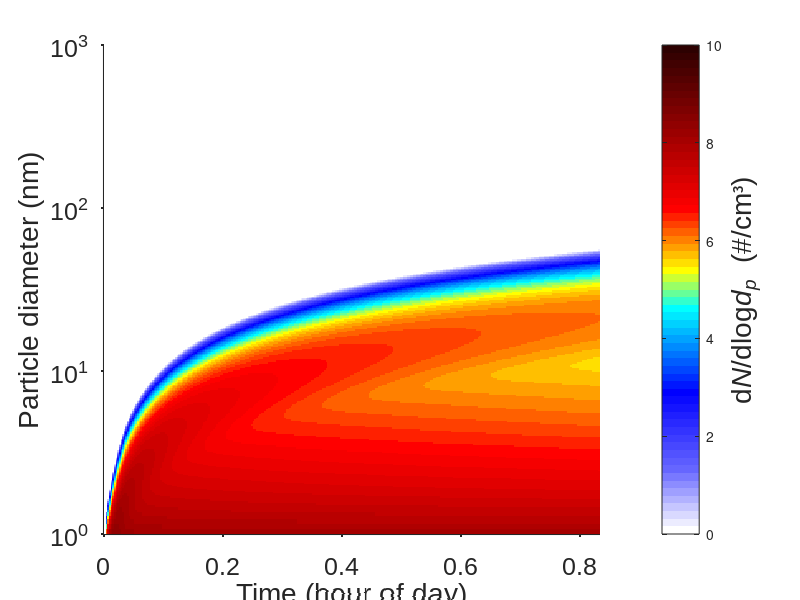

Here is the MATLAB script that generated this plot:
% This plot shows how to do a contour plot of the cluster size 
%  distribution

clearvars;
clc;

% import data
data = load('test0');
t = linspace(0, data.MP.totalTime, data.MP.nStep) / 3600; % in h
t = data.MP.outputTime/3600;
N = data.resultsNum; % in #/cm3
N(N<0) = 0;
dp = data.MP.dpBins *1e9;   % in nm
I = data.MP.ND; % number of discrete bins
n = N*0;
sLim = data.MP.sLim;    % right limit of each bin, in molecule number
for ii = 1:length(t)
    n(ii,:) = N(ii,:) .* data.MP.convertNumToLog; % convert to dn/dlogdp
end

% use pcolor to plot the particle size distribution at simulation output time
n_plot = n(:,2:end)';
[T,DP]=meshgrid(t,dp(2:end));
p1 = pcolor(T,DP,log10(n_plot));

load('MyColormaps','mycmap');
set(gcf,'Colormap',mycmap,'Units','centimeters','Position',[1 2 30 15]);
grid off;
shading flat;
cb = colorbar;
axis([t(1), t(end), 1, 1e3]);
ax = get(p1,'Parent');
set(ax,'LineWidth',1.5);
xlabel('Time (hour of day)');
ylabel('Particle diameter (nm)');
caxis([0,10]);
ylabel(cb,'d\itN\rm/dlog\itd_p \rm (#/cm{\bf\fontsize{18}^3})','FontName','Arial','FontSize',20);
set(gca,'FontSize',18,'FontName','Arial','YScale','log','box','off','ticklength',[0.007 0.007], 'TickDir', 'out');
set(get(gca,'XLabel'),'FontSize',20,'FontName','Arial');
set(get(gca,'YLabel'),'FontSize',20,'FontName','Arial');

